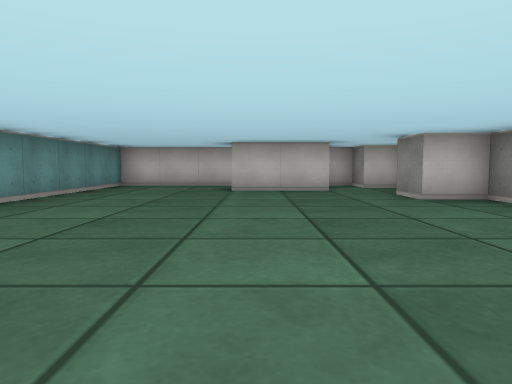
view 1 (above)

13 first-person views from a walk through a cub3D ray-caster map. The camera is about half as high as the walls, tilts 4° down and sees 70° across. The floor is counted in squares. Each view is taken from the middle of a square. On the plan, view 1 faces up. The plan holds only what a view shows up to about 9 squares ahead; the rest is blank.

view 2
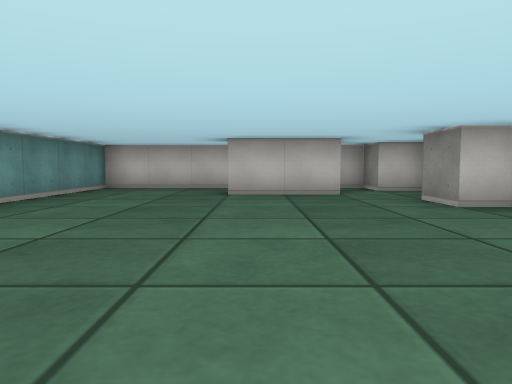

view 3
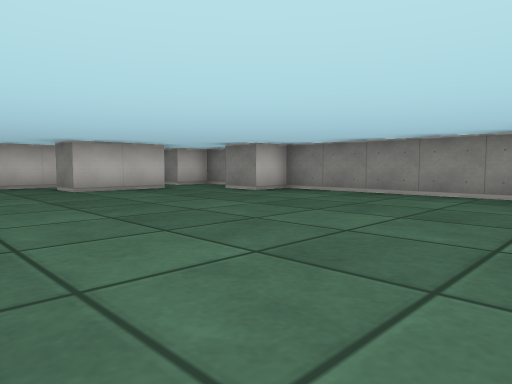

view 4
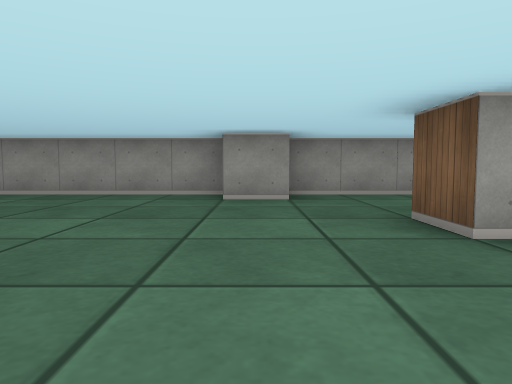

view 5
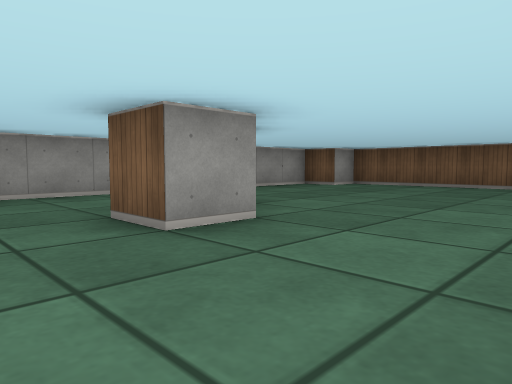

view 6
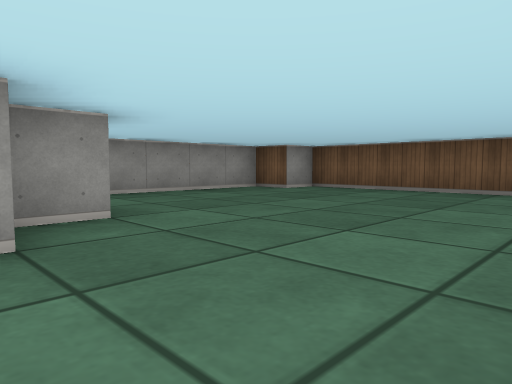

view 7
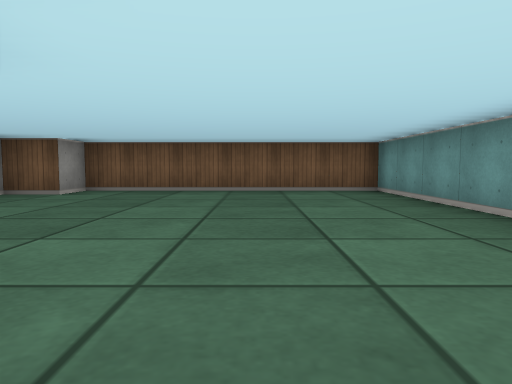

view 8
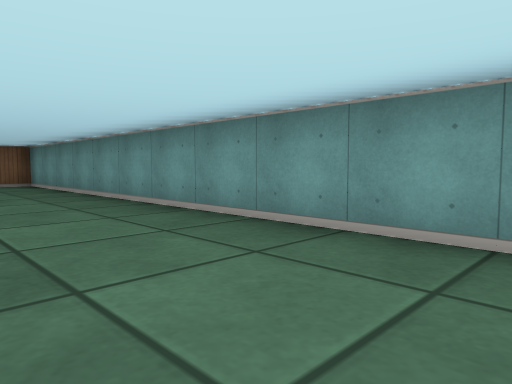

view 9
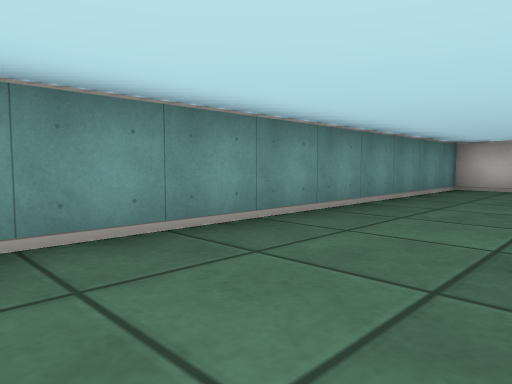

view 10
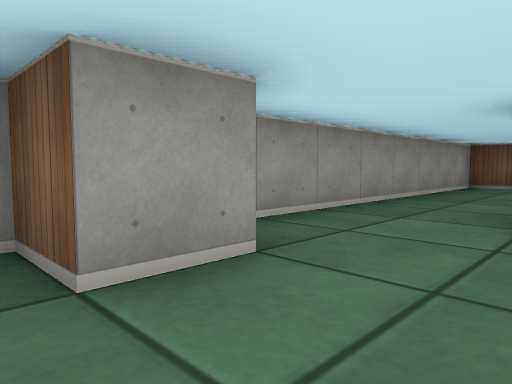

view 11
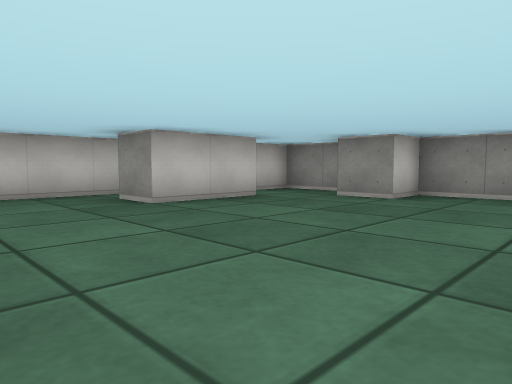

view 12
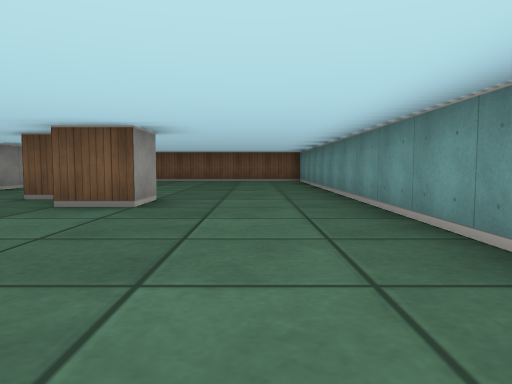

view 13
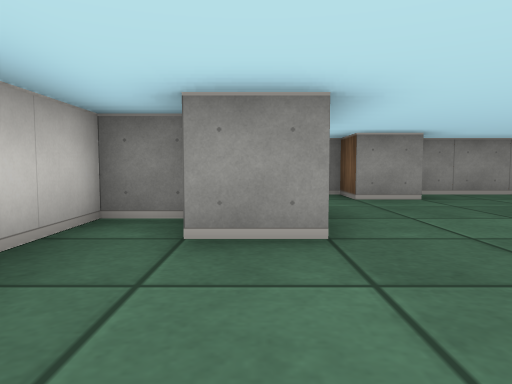

### Floor plan
Points are (right, up) in squares from view 1. A wall is a line through its corners. A room is listed if a view was taken in it or the views show most of it. See-through windows are left out.
Room 1 (views 1, 2, 3, 4, 5, 6, 7, 8, 9, 10, 11, 12, 13)
walls: (2.5, -0.6) (2.5, 0.5) (3.5, 0.5) (3.5, 5.5) (2.5, 5.5) (2.5, 6.5) (3.5, 6.5) (3.5, 8.5) (2.5, 8.5) (2.5, 9.5) (1.9, 9.5); (-0.5, -2.6) (-0.5, -1.5) (0.5, -1.5); (1, -2.5) (1.5, -2.5); (0.5, -3.6) (0.5, -2.6); (1.6, 7.5) (-0.5, 7.5) (-0.5, 8.5); (0.5, 8.6) (0.5, 9.5) (-3.5, 9.5) (-3.5, -9.5) (2.5, -9.5) (2.5, -8.5) (3.5, -8.5) (3.5, -0.5)

Where each view was taken, in squares from view 1:
view 1: 0 up, 0 right, facing up
view 2: 1 up, 0 right, facing up
view 3: 0 up, 3 left, facing up-right
view 4: 0 up, 3 left, facing right
view 5: 0 up, 3 left, facing down-right
view 6: 2 down, 3 left, facing down-right
view 7: 2 down, 1 left, facing down
view 8: 1 up, 1 left, facing down-left
view 9: 1 up, 1 left, facing up-left
view 10: 1 up, 1 right, facing down-right
view 11: 3 up, 3 left, facing up-right
view 12: 3 up, 2 left, facing down
view 13: 8 up, 3 left, facing right
